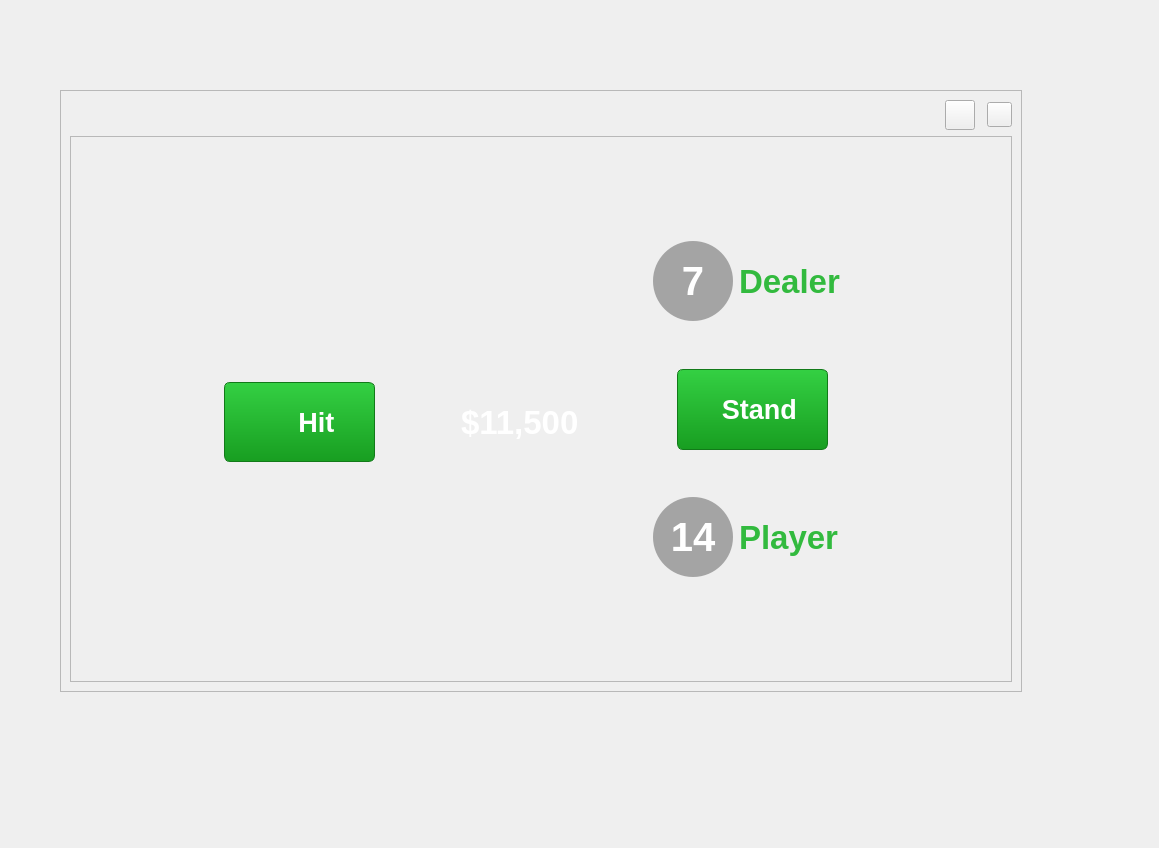
<?xml version="1.0" encoding="UTF-8"?>
<ui version="4.0">
 <class>Form</class>
 <widget class="QWidget" name="Form">
  <property name="geometry">
   <rect>
    <x>0</x>
    <y>0</y>
    <width>1159</width>
    <height>848</height>
   </rect>
  </property>
  <property name="windowTitle">
   <string>Form</string>
  </property>
  <widget class="DraggableFrame" name="frame">
   <property name="geometry">
    <rect>
     <x>60</x>
     <y>90</y>
     <width>962</width>
     <height>602</height>
    </rect>
   </property>
   <property name="cursor">
    <cursorShape>ArrowCursor</cursorShape>
   </property>
   <property name="styleSheet">
    <string notr="true">#frame
{
	border-image: url(:/images/res/images/green_table.png) 0 0 0 0 stretch stretch;;
}
</string>
   </property>
   <property name="frameShape">
    <enum>QFrame::StyledPanel</enum>
   </property>
   <property name="frameShadow">
    <enum>QFrame::Raised</enum>
   </property>
   <layout class="QGridLayout" name="gridLayout_4">
    <item row="0" column="0">
     <layout class="QHBoxLayout" name="horizontalLayout">
      <property name="spacing">
       <number>12</number>
      </property>
      <item>
       <spacer name="horizontalSpacer">
        <property name="orientation">
         <enum>Qt::Horizontal</enum>
        </property>
        <property name="sizeHint" stdset="0">
         <size>
          <width>40</width>
          <height>20</height>
         </size>
        </property>
       </spacer>
      </item>
      <item>
       <widget class="QPushButton" name="settingsButton">
        <property name="minimumSize">
         <size>
          <width>30</width>
          <height>30</height>
         </size>
        </property>
        <property name="maximumSize">
         <size>
          <width>30</width>
          <height>30</height>
         </size>
        </property>
        <property name="cursor">
         <cursorShape>PointingHandCursor</cursorShape>
        </property>
        <property name="styleSheet">
         <string notr="true">QPushButton 
{
	border-image: url(:/images/res/images/buttons/settings.png);
}
QPushButton:hover
{
	border-image: url(:/images/res/images/buttons/settings_hover.png);
}
</string>
        </property>
        <property name="text">
         <string/>
        </property>
       </widget>
      </item>
      <item>
       <widget class="QPushButton" name="closeButton">
        <property name="minimumSize">
         <size>
          <width>25</width>
          <height>25</height>
         </size>
        </property>
        <property name="maximumSize">
         <size>
          <width>25</width>
          <height>25</height>
         </size>
        </property>
        <property name="cursor">
         <cursorShape>PointingHandCursor</cursorShape>
        </property>
        <property name="styleSheet">
         <string notr="true">QPushButton 
{
	border-image: url(:/images/res/images/buttons/close.png);
}

QPushButton:hover
{
	border-image: url(:/images/res/images/buttons/close_hover.png);
}
</string>
        </property>
        <property name="text">
         <string/>
        </property>
       </widget>
      </item>
     </layout>
    </item>
    <item row="1" column="0">
     <widget class="QFrame" name="frame_2">
      <property name="frameShape">
       <enum>QFrame::StyledPanel</enum>
      </property>
      <property name="frameShadow">
       <enum>QFrame::Raised</enum>
      </property>
      <layout class="QGridLayout" name="gridLayout_5">
       <item row="5" column="3">
        <spacer name="verticalSpacer_5">
         <property name="orientation">
          <enum>Qt::Vertical</enum>
         </property>
         <property name="sizeHint" stdset="0">
          <size>
           <width>20</width>
           <height>78</height>
          </size>
         </property>
        </spacer>
       </item>
       <item row="2" column="1" rowspan="3">
        <layout class="QGridLayout" name="gridLayout_3">
         <item row="0" column="1">
          <spacer name="verticalSpacer_3">
           <property name="orientation">
            <enum>Qt::Vertical</enum>
           </property>
           <property name="sizeHint" stdset="0">
            <size>
             <width>20</width>
             <height>40</height>
            </size>
           </property>
          </spacer>
         </item>
         <item row="1" column="0">
          <spacer name="horizontalSpacer_12">
           <property name="orientation">
            <enum>Qt::Horizontal</enum>
           </property>
           <property name="sizeHint" stdset="0">
            <size>
             <width>40</width>
             <height>20</height>
            </size>
           </property>
          </spacer>
         </item>
         <item row="1" column="1">
          <widget class="QToolButton" name="hitButton">
           <property name="minimumSize">
            <size>
             <width>151</width>
             <height>80</height>
            </size>
           </property>
           <property name="maximumSize">
            <size>
             <width>151</width>
             <height>80</height>
            </size>
           </property>
           <property name="font">
            <font>
             <pointsize>20</pointsize>
             <bold>true</bold>
            </font>
           </property>
           <property name="cursor">
            <cursorShape>PointingHandCursor</cursorShape>
           </property>
           <property name="styleSheet">
            <string notr="true">QToolButton {
    background: qlineargradient(x1:0, y1:0, x2:0, y2:1, stop:0 #34d043, stop:1 #189e21);
    
    border: 1px solid #127a19; 
    border-radius: 6px;         
    color: white; 
    padding: 4px;

    padding-left: 30px; 
    text-align: left; 
}

QToolButton:hover {
    background: qlineargradient(x1:0, y1:0, x2:0, y2:1, stop:0 #2eb83c, stop:1 #158a1c);
}

QToolButton:pressed {
    background: qlineargradient(x1:0, y1:0, x2:0, y2:1, stop:0 #189e21, stop:1 #13791a);
}</string>
           </property>
           <property name="text">
            <string> Hit</string>
           </property>
           <property name="icon">
            <iconset resource="../../../../res.qrc">
             <normaloff>:/images/res/images/icons/hit.png</normaloff>:/images/res/images/icons/hit.png</iconset>
           </property>
           <property name="iconSize">
            <size>
             <width>36</width>
             <height>36</height>
            </size>
           </property>
           <property name="toolButtonStyle">
            <enum>Qt::ToolButtonTextBesideIcon</enum>
           </property>
          </widget>
         </item>
         <item row="1" column="2">
          <spacer name="horizontalSpacer_13">
           <property name="orientation">
            <enum>Qt::Horizontal</enum>
           </property>
           <property name="sizeHint" stdset="0">
            <size>
             <width>40</width>
             <height>20</height>
            </size>
           </property>
          </spacer>
         </item>
         <item row="2" column="1">
          <spacer name="verticalSpacer_4">
           <property name="orientation">
            <enum>Qt::Vertical</enum>
           </property>
           <property name="sizeHint" stdset="0">
            <size>
             <width>20</width>
             <height>40</height>
            </size>
           </property>
          </spacer>
         </item>
        </layout>
       </item>
       <item row="0" column="3">
        <spacer name="verticalSpacer_6">
         <property name="orientation">
          <enum>Qt::Vertical</enum>
         </property>
         <property name="sizeHint" stdset="0">
          <size>
           <width>20</width>
           <height>79</height>
          </size>
         </property>
        </spacer>
       </item>
       <item row="4" column="2">
        <spacer name="verticalSpacer_7">
         <property name="orientation">
          <enum>Qt::Vertical</enum>
         </property>
         <property name="sizeHint" stdset="0">
          <size>
           <width>20</width>
           <height>130</height>
          </size>
         </property>
        </spacer>
       </item>
       <item row="2" column="2">
        <spacer name="verticalSpacer_8">
         <property name="orientation">
          <enum>Qt::Vertical</enum>
         </property>
         <property name="sizeHint" stdset="0">
          <size>
           <width>20</width>
           <height>131</height>
          </size>
         </property>
        </spacer>
       </item>
       <item row="3" column="0">
        <spacer name="horizontalSpacer_11">
         <property name="orientation">
          <enum>Qt::Horizontal</enum>
         </property>
         <property name="sizeHint" stdset="0">
          <size>
           <width>56</width>
           <height>20</height>
          </size>
         </property>
        </spacer>
       </item>
       <item row="3" column="2">
        <layout class="QHBoxLayout" name="horizontalLayout_4">
         <item>
          <spacer name="horizontalSpacer_8">
           <property name="orientation">
            <enum>Qt::Horizontal</enum>
           </property>
           <property name="sizeHint" stdset="0">
            <size>
             <width>40</width>
             <height>20</height>
            </size>
           </property>
          </spacer>
         </item>
         <item>
          <widget class="QLabel" name="label">
           <property name="font">
            <font>
             <pointsize>25</pointsize>
             <bold>true</bold>
            </font>
           </property>
           <property name="styleSheet">
            <string notr="true">color: rgb(255, 255, 255);</string>
           </property>
           <property name="text">
            <string>$11,500</string>
           </property>
          </widget>
         </item>
         <item>
          <spacer name="horizontalSpacer_9">
           <property name="orientation">
            <enum>Qt::Horizontal</enum>
           </property>
           <property name="sizeHint" stdset="0">
            <size>
             <width>40</width>
             <height>20</height>
            </size>
           </property>
          </spacer>
         </item>
        </layout>
       </item>
       <item row="1" column="3" rowspan="4">
        <layout class="QGridLayout" name="gridLayout_2">
         <item row="0" column="0" colspan="5">
          <layout class="QHBoxLayout" name="horizontalLayout_3">
           <item>
            <spacer name="horizontalSpacer_4">
             <property name="orientation">
              <enum>Qt::Horizontal</enum>
             </property>
             <property name="sizeHint" stdset="0">
              <size>
               <width>18</width>
               <height>20</height>
              </size>
             </property>
            </spacer>
           </item>
           <item>
            <widget class="QLabel" name="playerScoreLabel_2">
             <property name="minimumSize">
              <size>
               <width>80</width>
               <height>80</height>
              </size>
             </property>
             <property name="maximumSize">
              <size>
               <width>80</width>
               <height>80</height>
              </size>
             </property>
             <property name="font">
              <font>
               <pointsize>30</pointsize>
               <bold>true</bold>
              </font>
             </property>
             <property name="styleSheet">
              <string notr="true">QLabel {
    background-color: rgba(0, 0, 0, 80); 
    
    color: white;
    font-weight: bold;
    border-radius: 40px; 
}</string>
             </property>
             <property name="text">
              <string>7</string>
             </property>
             <property name="alignment">
              <set>Qt::AlignCenter</set>
             </property>
            </widget>
           </item>
           <item>
            <widget class="QLabel" name="label_Dealer">
             <property name="minimumSize">
              <size>
               <width>141</width>
               <height>44</height>
              </size>
             </property>
             <property name="maximumSize">
              <size>
               <width>141</width>
               <height>44</height>
              </size>
             </property>
             <property name="font">
              <font>
               <pointsize>25</pointsize>
               <bold>true</bold>
              </font>
             </property>
             <property name="styleSheet">
              <string notr="true">QLabel {
	color: rgb(50, 186, 62);
}</string>
             </property>
             <property name="text">
              <string>Dealer</string>
             </property>
            </widget>
           </item>
          </layout>
         </item>
         <item row="1" column="2">
          <spacer name="verticalSpacer_2">
           <property name="orientation">
            <enum>Qt::Vertical</enum>
           </property>
           <property name="sizeHint" stdset="0">
            <size>
             <width>20</width>
             <height>40</height>
            </size>
           </property>
          </spacer>
         </item>
         <item row="2" column="0">
          <spacer name="horizontalSpacer_6">
           <property name="orientation">
            <enum>Qt::Horizontal</enum>
           </property>
           <property name="sizeHint" stdset="0">
            <size>
             <width>40</width>
             <height>20</height>
            </size>
           </property>
          </spacer>
         </item>
         <item row="2" column="4">
          <spacer name="horizontalSpacer_7">
           <property name="orientation">
            <enum>Qt::Horizontal</enum>
           </property>
           <property name="sizeHint" stdset="0">
            <size>
             <width>40</width>
             <height>20</height>
            </size>
           </property>
          </spacer>
         </item>
         <item row="3" column="2">
          <spacer name="verticalSpacer">
           <property name="orientation">
            <enum>Qt::Vertical</enum>
           </property>
           <property name="sizeHint" stdset="0">
            <size>
             <width>20</width>
             <height>40</height>
            </size>
           </property>
          </spacer>
         </item>
         <item row="4" column="0" colspan="5">
          <layout class="QHBoxLayout" name="horizontalLayout_2">
           <item>
            <spacer name="horizontalSpacer_2">
             <property name="orientation">
              <enum>Qt::Horizontal</enum>
             </property>
             <property name="sizeHint" stdset="0">
              <size>
               <width>18</width>
               <height>20</height>
              </size>
             </property>
            </spacer>
           </item>
           <item>
            <widget class="QLabel" name="playerScoreLabel">
             <property name="minimumSize">
              <size>
               <width>80</width>
               <height>80</height>
              </size>
             </property>
             <property name="maximumSize">
              <size>
               <width>80</width>
               <height>80</height>
              </size>
             </property>
             <property name="font">
              <font>
               <pointsize>30</pointsize>
               <bold>true</bold>
              </font>
             </property>
             <property name="styleSheet">
              <string notr="true">QLabel {
    background-color: rgba(0, 0, 0, 80); 
    
    color: white;
    font-weight: bold;
    border-radius: 40px; 
}</string>
             </property>
             <property name="text">
              <string>14</string>
             </property>
             <property name="alignment">
              <set>Qt::AlignCenter</set>
             </property>
            </widget>
           </item>
           <item>
            <widget class="QLabel" name="label_Player">
             <property name="minimumSize">
              <size>
               <width>141</width>
               <height>44</height>
              </size>
             </property>
             <property name="maximumSize">
              <size>
               <width>141</width>
               <height>44</height>
              </size>
             </property>
             <property name="font">
              <font>
               <pointsize>25</pointsize>
               <bold>true</bold>
              </font>
             </property>
             <property name="styleSheet">
              <string notr="true">QLabel {
	color: rgb(50, 186, 62);
}</string>
             </property>
             <property name="text">
              <string>Player</string>
             </property>
            </widget>
           </item>
          </layout>
         </item>
         <item row="2" column="2">
          <widget class="QToolButton" name="standButton">
           <property name="minimumSize">
            <size>
             <width>151</width>
             <height>81</height>
            </size>
           </property>
           <property name="maximumSize">
            <size>
             <width>151</width>
             <height>81</height>
            </size>
           </property>
           <property name="font">
            <font>
             <pointsize>20</pointsize>
             <bold>true</bold>
            </font>
           </property>
           <property name="cursor">
            <cursorShape>PointingHandCursor</cursorShape>
           </property>
           <property name="styleSheet">
            <string notr="true">QToolButton {
    background: qlineargradient(x1:0, y1:0, x2:0, y2:1, stop:0 #34d043, stop:1 #189e21);
    
    border: 1px solid #127a19; 
    border-radius: 6px;         
    color: white; 
    padding: 4px;

    padding-left: 10px; 
    text-align: left; 
}

QToolButton:hover {
    background: qlineargradient(x1:0, y1:0, x2:0, y2:1, stop:0 #2eb83c, stop:1 #158a1c);
}

QToolButton:pressed {
    background: qlineargradient(x1:0, y1:0, x2:0, y2:1, stop:0 #189e21, stop:1 #13791a);
}</string>
           </property>
           <property name="text">
            <string> Stand</string>
           </property>
           <property name="icon">
            <iconset resource="../../../../res.qrc">
             <normaloff>:/images/res/images/icons/stand.png</normaloff>:/images/res/images/icons/stand.png</iconset>
           </property>
           <property name="iconSize">
            <size>
             <width>36</width>
             <height>36</height>
            </size>
           </property>
           <property name="toolButtonStyle">
            <enum>Qt::ToolButtonTextBesideIcon</enum>
           </property>
          </widget>
         </item>
        </layout>
       </item>
       <item row="1" column="4">
        <spacer name="horizontalSpacer_10">
         <property name="orientation">
          <enum>Qt::Horizontal</enum>
         </property>
         <property name="sizeHint" stdset="0">
          <size>
           <width>122</width>
           <height>20</height>
          </size>
         </property>
        </spacer>
       </item>
      </layout>
     </widget>
    </item>
   </layout>
  </widget>
 </widget>
 <customwidgets>
  <customwidget>
   <class>DraggableFrame</class>
   <extends>QFrame</extends>
   <header>E:\qt_projects\BJGUI\src\presentation\CustomWidgets\DraggableQFrame\draggableframe.h</header>
   <container>1</container>
  </customwidget>
 </customwidgets>
 <resources>
  <include location="../../../../res.qrc"/>
 </resources>
 <connections/>
</ui>
